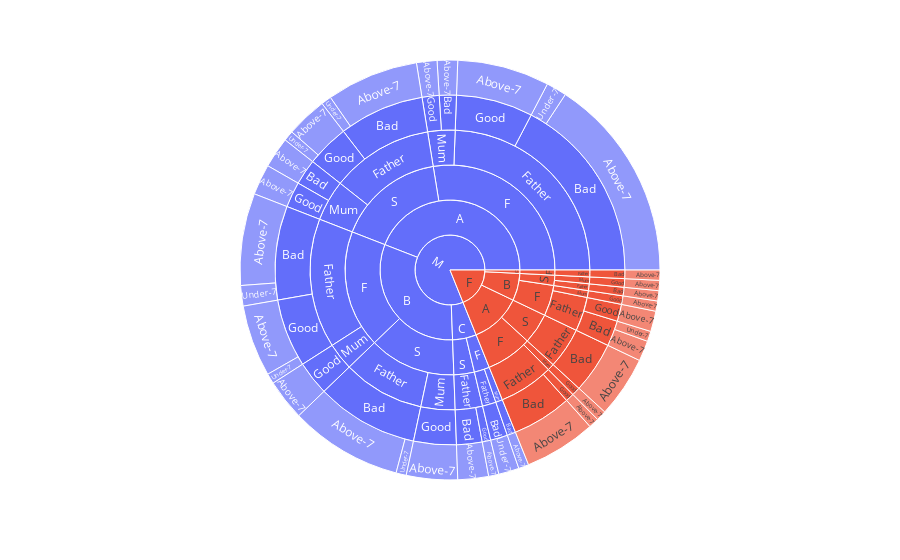

Here is the notebook cell this chart was saved with:
### Code cell
fig = px.sunburst(df_L, path=["gender",'SectionID','Semester',
                                    'Relation','ParentschoolSatisfaction','StudentAbsenceDays'])
fig.show()

### Figure 1 — Plotly figure (JSON) as saved in the notebook; plotly's stock layout.template omitted (floating-point values rounded to 4 significant figures)
{"data": [{"branchvalues": "total", "domain": {"x": [0, 1], "y": [0, 1]}, "hovertemplate": "labels=%{label}<br>count=%{value}<br>parent=%{parent}<br>id=%{id}<extra></extra>", "ids": ["F/A/F/Father/Bad/Above-7", "M/A/F/Father/Bad/Above-7", "F/B/F/Father/Bad/Above-7", "M/B/F/Father/Bad/Above-7", "F/C/F/Father/Bad/Above-7", "F/A/S/Father/Bad/Above-7", "M/A/S/Father/Bad/Above-7", "F/B/S/Father/Bad/Above-7", "M/B/S/Father/Bad/Above-7", "M/C/S/Father/Bad/Above-7", "M/A/F/Mum/Bad/Above-7", "M/C/F/Mum/Bad/Above-7", "M/A/S/Mum/Bad/Above-7", "F/A/F/Father/Good/Above-7", "M/A/F/Father/Good/Above-7", "F/B/F/Father/Good/Above-7", "M/B/F/Father/Good/Above-7", "M/A/S/Father/Good/Above-7", "M/C/S/Father/Good/Above-7", "F/A/F/Mum/Good/Above-7", "M/A/F/Mum/Good/Above-7", "F/B/F/Mum/Good/Above-7", "M/B/F/Mum/Good/Above-7", "M/A/S/Mum/Good/Above-7", "F/B/S/Mum/Good/Above-7", "M/B/S/Mum/Good/Above-7", "M/A/F/Father/Bad/Under-7", "F/B/F/Father/Bad/Under-7", "M/B/F/Father/Bad/Under-7", "M/C/F/Father/Bad/Under-7", "M/A/S/Father/Bad/Under-7", "M/B/S/Father/Bad/Under-7", "M/B/F/Father/Good/Under-7", "M/A/S/Father/Good/Under-7", "F/A/F/Father/Bad", "M/A/F/Father/Bad", "F/B/F/Father/Bad", "M/B/F/Father/Bad", "F/C/F/Father/Bad", "M/C/F/Father/Bad", "F/A/S/Father/Bad", "M/A/S/Father/Bad", "F/B/S/Father/Bad", "M/B/S/Father/Bad", "M/C/S/Father/Bad", "M/A/F/Mum/Bad", "M/C/F/Mum/Bad", "M/A/S/Mum/Bad", "F/A/F/Father/Good", "M/A/F/Father/Good", "F/B/F/Father/Good", "M/B/F/Father/Good", "M/A/S/Father/Good", "M/C/S/Father/Good", "F/A/F/Mum/Good", "M/A/F/Mum/Good", "F/B/F/Mum/Good", "M/B/F/Mum/Good", "M/A/S/Mum/Good", "F/B/S/Mum/Good", "M/B/S/Mum/Good", "F/A/F/Father", "M/A/F/Father", "F/B/F/Father", "M/B/F/Father", "F/C/F/Father", "M/C/F/Father", "F/A/S/Father", "M/A/S/Father", "F/B/S/Father", "M/B/S/Father", "M/C/S/Father", "F/A/F/Mum", "M/A/F/Mum", "F/B/F/Mum", "M/B/F/Mum", "M/C/F/Mum", "M/A/S/Mum", "F/B/S/Mum", "M/B/S/Mum", "F/A/F", "M/A/F", "F/B/F", "M/B/F", "F/C/F", "M/C/F", "F/A/S", "M/A/S", "F/B/S", "M/B/S", "M/C/S", "F/A", "M/A", "F/B", "M/B", "F/C", "M/C", "F", "M"], "labels": ["Above-7", "Above-7", "Above-7", "Above-7", "Above-7", "Above-7", "Above-7", "Above-7", "Above-7", "Above-7", "Above-7", "Above-7", "Above-7", "Above-7", "Above-7", "Above-7", "Above-7", "Above-7", "Above-7", "Above-7", "Above-7", "Above-7", "Above-7", "Above-7", "Above-7", "Above-7", "Under-7", "Under-7", "Under-7", "Under-7", "Under-7", "Under-7", "Under-7", "Under-7", "Bad", "Bad", "Bad", "Bad", "Bad", "Bad", "Bad", "Bad", "Bad", "Bad", "Bad", "Bad", "Bad", "Bad", "Good", "Good", "Good", "Good", "Good", "Good", "Good", "Good", "Good", "Good", "Good", "Good", "Good", "Father", "Father", "Father", "Father", "Father", "Father", "Father", "Father", "Father", "Father", "Father", "Mum", "Mum", "Mum", "Mum", "Mum", "Mum", "Mum", "Mum", "F", "F", "F", "F", "F", "F", "S", "S", "S", "S", "S", "A", "A", "B", "B", "C", "C", "F", "M"], "name": "", "parents": ["F/A/F/Father/Bad", "M/A/F/Father/Bad", "F/B/F/Father/Bad", "M/B/F/Father/Bad", "F/C/F/Father/Bad", "F/A/S/Father/Bad", "M/A/S/Father/Bad", "F/B/S/Father/Bad", "M/B/S/Father/Bad", "M/C/S/Father/Bad", "M/A/F/Mum/Bad", "M/C/F/Mum/Bad", "M/A/S/Mum/Bad", "F/A/F/Father/Good", "M/A/F/Father/Good", "F/B/F/Father/Good", "M/B/F/Father/Good", "M/A/S/Father/Good", "M/C/S/Father/Good", "F/A/F/Mum/Good", "M/A/F/Mum/Good", "F/B/F/Mum/Good", "M/B/F/Mum/Good", "M/A/S/Mum/Good", "F/B/S/Mum/Good", "M/B/S/Mum/Good", "M/A/F/Father/Bad", "F/B/F/Father/Bad", "M/B/F/Father/Bad", "M/C/F/Father/Bad", "M/A/S/Father/Bad", "M/B/S/Father/Bad", "M/B/F/Father/Good", "M/A/S/Father/Good", "F/A/F/Father", "M/A/F/Father", "F/B/F/Father", "M/B/F/Father", "F/C/F/Father", "M/C/F/Father", "F/A/S/Father", "M/A/S/Father", "F/B/S/Father", "M/B/S/Father", "M/C/S/Father", "M/A/F/Mum", "M/C/F/Mum", "M/A/S/Mum", "F/A/F/Father", "M/A/F/Father", "F/B/F/Father", "M/B/F/Father", "M/A/S/Father", "M/C/S/Father", "F/A/F/Mum", "M/A/F/Mum", "F/B/F/Mum", "M/B/F/Mum", "M/A/S/Mum", "F/B/S/Mum", "M/B/S/Mum", "F/A/F", "M/A/F", "F/B/F", "M/B/F", "F/C/F", "M/C/F", "F/A/S", "M/A/S", "F/B/S", "M/B/S", "M/C/S", "F/A/F", "M/A/F", "F/B/F", "M/B/F", "M/C/F", "M/A/S", "F/B/S", "M/B/S", "F/A", "M/A", "F/B", "M/B", "F/C", "M/C", "F/A", "M/A", "F/B", "M/B", "M/C", "F", "M", "F", "M", "F", "M", "", ""], "type": "sunburst", "values": [7, 20, 2, 9, 1, 6, 9, 1, 11, 3, 2, 1, 3, 1, 9, 2, 7, 4, 1, 1, 2, 1, 4, 3, 1, 5, 2, 1, 2, 2, 1, 1, 1, 1, 7, 22, 3, 11, 1, 2, 6, 10, 1, 12, 3, 2, 1, 3, 1, 9, 2, 8, 5, 1, 1, 2, 1, 4, 3, 1, 5, 8, 31, 5, 19, 1, 2, 6, 15, 1, 12, 4, 1, 4, 1, 4, 1, 6, 1, 5, 9, 35, 6, 23, 1, 3, 6, 21, 2, 17, 4, 15, 56, 8, 40, 1, 7, 24, 103]}], "layout": {"legend": {"tracegroupgap": 0}, "margin": {"t": 60}}}
